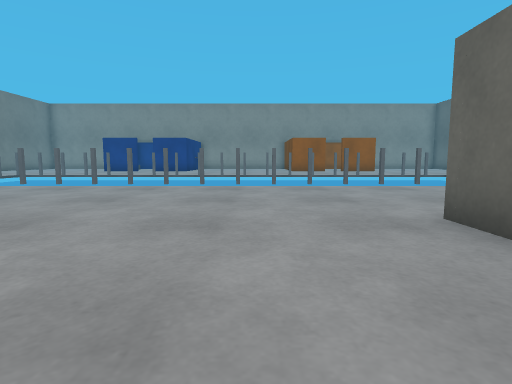
View 1 (above)

21 first-person views from a walk through a world built for the Gazebo simulator. The camera is 0.68 m above the floor, tilts 6° down and sees 80° across. The floor is counted in squares, 1 m on a side. Each view is taken from the middle of a square. On the plan, view 1 faces up. The plan holds only what a view shows up to about 10 squares ahead; the rest is blank. The robots in the file are not drawn. Simple shapes stand in for some stock models. Surface patterns are stand-ins for the level's own textures.

View 2
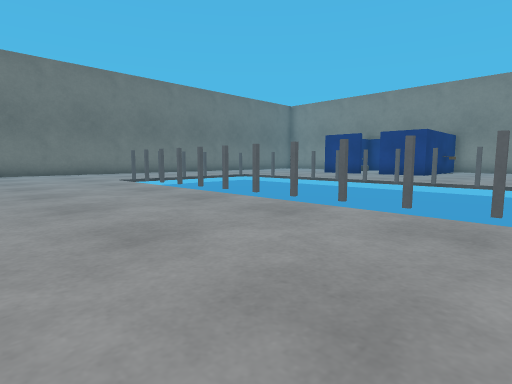

View 3
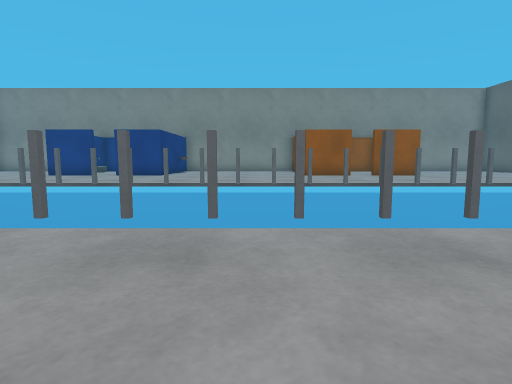

View 4
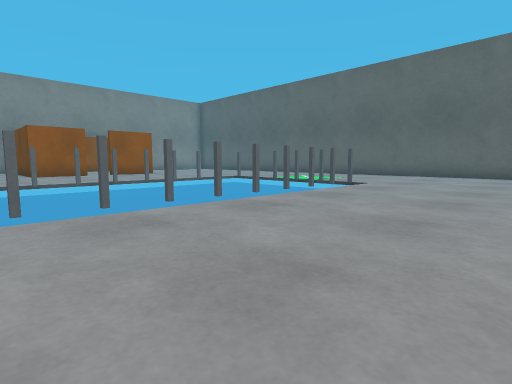

View 5
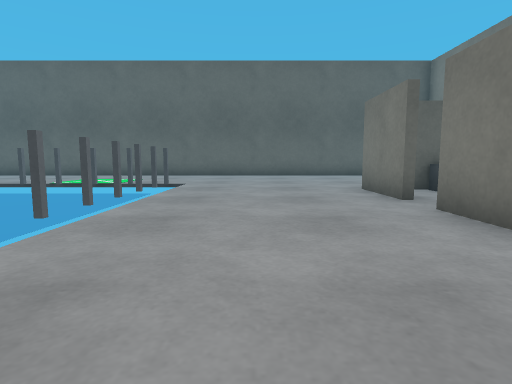

View 6
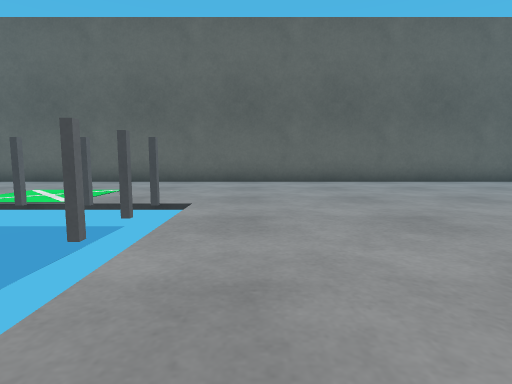

View 7
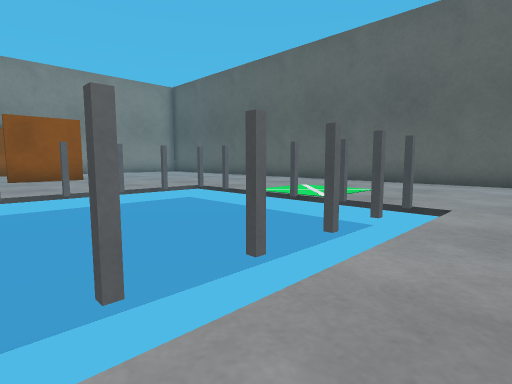

View 8
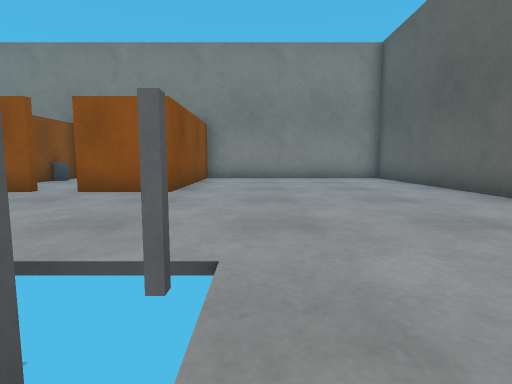

View 9
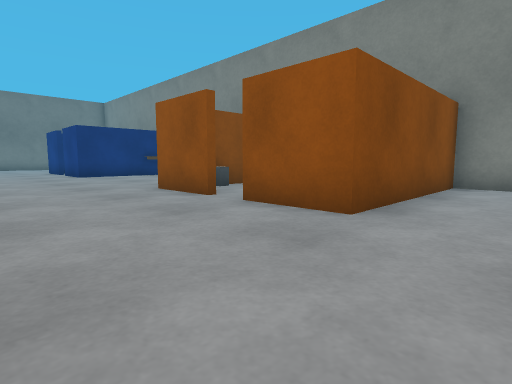

View 10
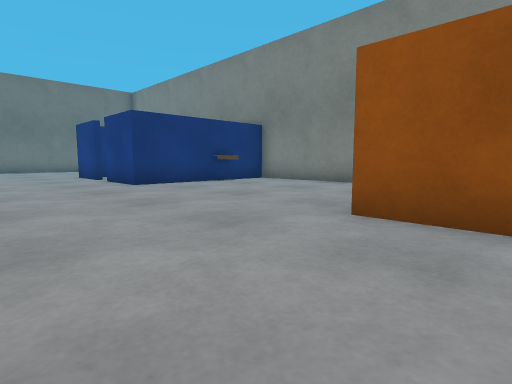

View 11
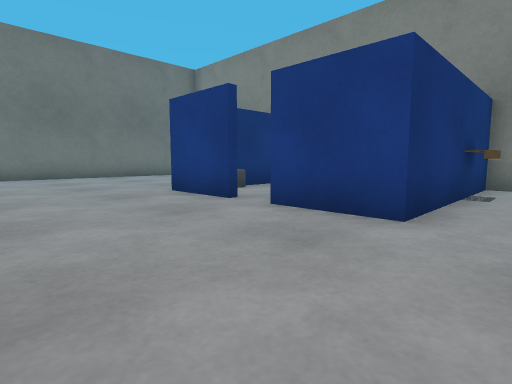

View 12
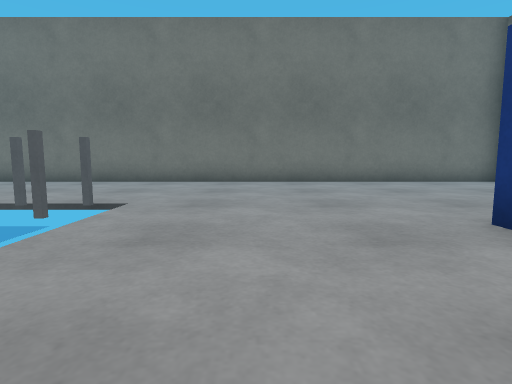

View 13
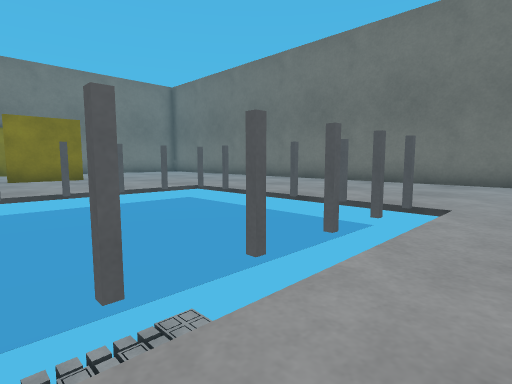

View 14
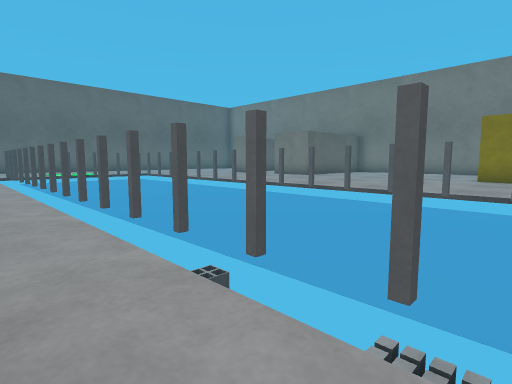

View 15
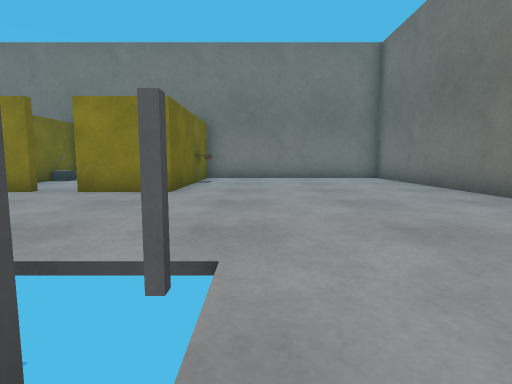

View 16
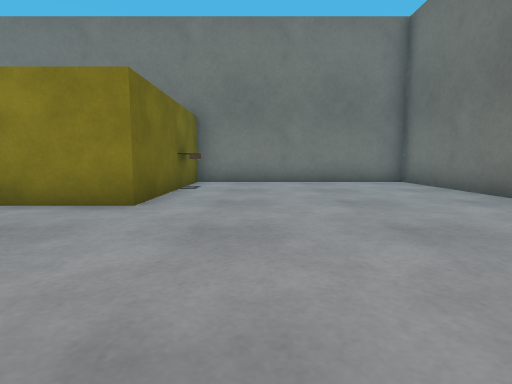

View 17
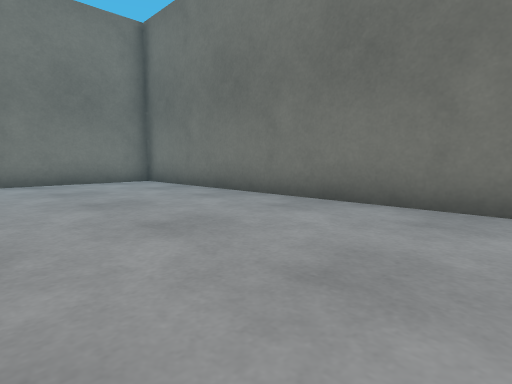

View 18
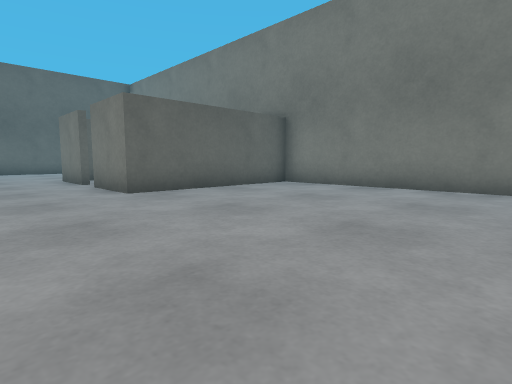

View 19
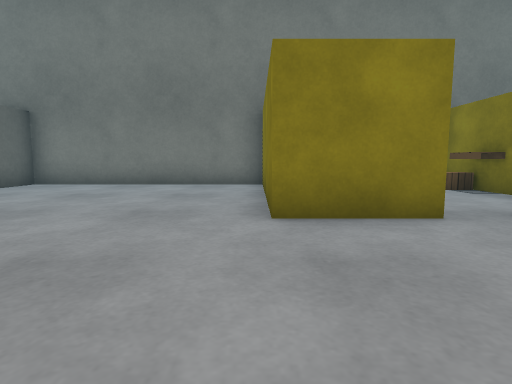

View 20
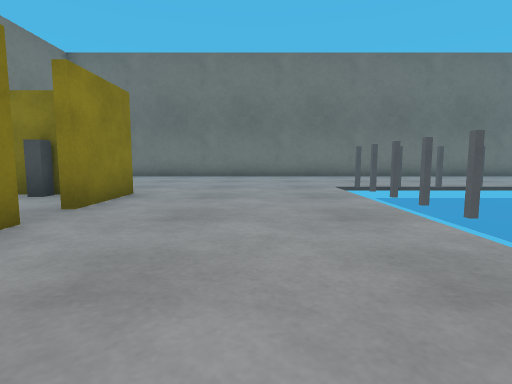

View 21
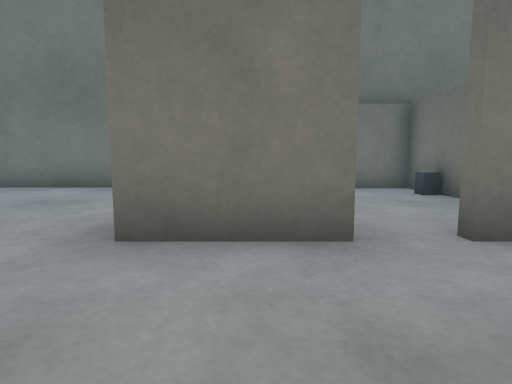

### Floor plan
Points are (right, up) in squares from view 1. A wall is a line through its corners. A room is listed if a view was taken in it or the views show most of it. See-through windows are left out.
Room 1 (views 1, 2, 3, 4, 5, 6, 7, 8, 9, 10, 11, 12, 13, 14, 15, 16, 17, 18, 19, 20, 21)
walls: (-6.2, 3.5) (-4.2, 3.5) (-4.2, 0); (4.2, 18.5) (2.1, 18.5); (-7.1, 18.5) (-9.2, 18.5); (5.1, 3.5) (7.2, 3.5); (2.4, 0.6) (2.4, -1.3) (3.6, -1.3); (-4.4, -0.1) (-4.4, 0.9); (2.4, 22.1) (2.4, 20); (-9, 1.6) (-9, -1); (-0.4, 23.5) (-1.9, 23.5); (-3.6, 23.5) (-4.2, 23.5) (-4.2, 18.5) (-6.2, 18.5); (-4.2, -1.5) (2.2, -1.5) (2.2, 3.5) (4.2, 3.5); (-9, 21.5) (-9, 20.4); (8.4, 23.5) (7.2, 23.5) (7.2, 18.5) (5.1, 18.5); (13.6, 17.4) (13.6, 22.1); (9.5, -1.5) (12.4, -1.5); (13.6, -1.1) (13.6, 15.1); (-15.6, 23.6) (-15.6, -1.5) (-9.2, -1.5) (-9.2, 3.5) (-7.1, 3.5)
ways out: gap at (-6.5, 3); gap at (-6.5, 19); gap at (4.5, 3); gap at (4.5, 19)
objects: grey post (-10, 8) to (-10, 9); grey post (-10, 10); grey post (-10, 11); grey post (-10, 12); grey post (-10, 13); grey post (-10, 14); pallet (-9, 0) to (-8, 0); drill (-9, 2); grey post (-9, 8) to (-9, 9); grey post (-9, 13) to (-9, 14); other object (-9, 20); pallet (-8, 1); grey post (-8, 8) to (-8, 9); grey post (-8, 13) to (-8, 14); grey post (-7, 8) to (-7, 9); grey post (-7, 13) to (-7, 14); grey post (-6, 8) to (-6, 9); grey post (-6, 13) to (-6, 14); cup (-5, 0); grey post (-5, 8) to (-5, 9); grey post (-5, 13) to (-5, 14); pallet (-5, 21) to (-4, 22); grey post (-4, 8) to (-4, 9); grey post (-4, 13) to (-4, 14); grey post (-3, 8) to (-3, 9); grey post (-3, 13) to (-3, 14); grey post (-2, 8) to (-2, 9); grey post (-2, 13) to (-2, 14); grey post (-1, 8) to (-1, 9); grey post (-1, 13) to (-1, 14); grey post (0, 8) to (0, 9); grey post (0, 13) to (0, 14); grey post (1, 8) to (1, 9); grey post (1, 13) to (1, 14); grey post (2, 8) to (2, 9); grey post (2, 13) to (2, 14); grey box (3, 0); grey post (3, 8) to (3, 9); grey post (3, 13) to (3, 14); grey box (3, 20); drill (3, 22); grey post (4, 8) to (4, 9); grey post (4, 13) to (4, 14); grey post (5, 8) to (5, 9); grey post (5, 13) to (5, 14); grey post (6, 8) to (6, 9); grey post (6, 13) to (6, 14); hammer (7, 2); grey post (7, 8) to (7, 9); grey post (7, 13) to (7, 14); grey post (8, 8) to (8, 9); grey post (8, 10); grey post (8, 11); grey post (8, 12); grey post (8, 13); grey post (8, 14)

Positions as (right, up) in squares from view 1, and headings:
1: (0, 0), facing up
2: (0, 4), facing up-left
3: (0, 5), facing up
4: (0, 4), facing up-right
5: (0, 6), facing right
6: (4, 7), facing right
7: (4, 7), facing up-right
8: (9, 12), facing up
9: (9, 15), facing up-left
10: (4, 15), facing up-left
11: (-3, 15), facing up-left
12: (-6, 16), facing left
13: (-6, 15), facing down-left
14: (-6, 15), facing down-right
15: (-11, 10), facing down
16: (-11, 8), facing down
17: (-11, 8), facing down-left
18: (-4, 6), facing down-right
19: (-4, 7), facing down
20: (-3, 6), facing left
21: (6, 6), facing down
